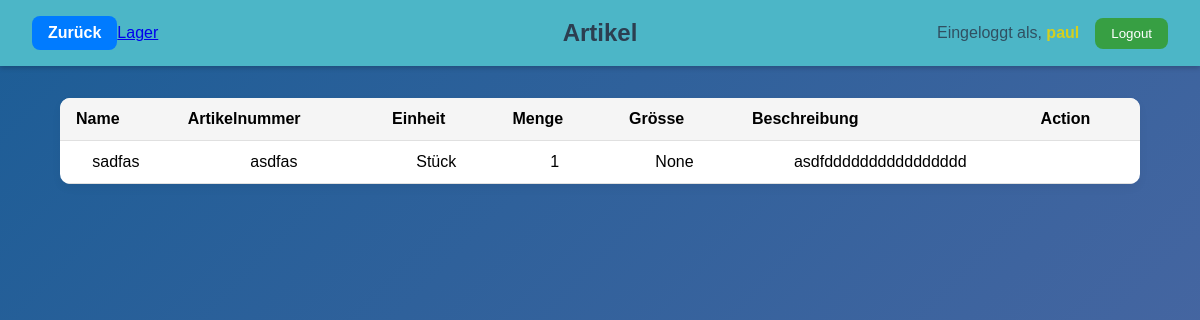
Screenshot of /items/ (signed in) with the database file from the repository.
### accounts/models.py (models this page shows)
class User(AbstractUser):
    is_approve = models.BooleanField(default=False)
    role = models.ForeignKey('Role', on_delete=models.PROTECT, null=True, blank=True)

### lager/models.py (models this page shows, shortened)
class Item(models.Model):
    name = models.CharField(max_length=100, verbose_name="Name")
    description = models.TextField(blank=True, null=True, verbose_name="Beschreibung")
    sku = models.CharField(max_length=50, unique=True, verbose_name="Artikelnummer")
    unit = models.CharField(max_length=50, default='Stück', verbose_name="Einheit", blank=True, null=True)
    quantity = models.IntegerField(default=1, verbose_name="Menge")
    size = models.CharField(max_length=10, verbose_name="Groesse", blank=True, null=True)

### lager/views.py (the view)
# urls.py: path("items/", views.item_list, name="item_list"),
@login_required
def item_list(request):
    items = Item.objects.all()
    return render(request, "lager/item.html", {"objects": items})

### lager/templates/lager/item.html (shortened to what this page needs)
{% extends "base.html" %}
{% load static %}
{% block extra_css %}
<link rel="stylesheet" href="{% static 'css/stock.css' %}">
{% endblock %}
{% block header %}
{% include 'includes/header.html' with header_name='Artikel'%}
{% endblock %}
{% block content %}
<div class="stock-container">
    <!DOCTYPE html>
    <html lang="de">
    <head>
    </head>
    <body>
    <table class="stock-table">
        <thead>
        <tr>
            <th>Name</th>
            <th>Artikelnummer</th>
            <th>Einheit</th>
            <th>Menge</th>
            <th>Grösse</th>
            <th>Beschreibung</th>
            <th>Action</th>
        </tr>
        </thead>
        <tbody>
        {% for obj in objects %}
        <tr>
            <td>{{ obj.name }}</td>
            <td>{{ obj.sku }}</td>
            <td>{{ obj.unit }}</td>
            <td>{{ obj.quantity }}</td>
            <td>{{ obj.size }}</td>
            <td>{{ obj.description }}</td>
            <td>
            </td>
        </tr>
        {% empty %}
        <tr>
            <td colspan="7" class="no-data">Keine Artikel vorhanden</td>
        </tr>
        {% endfor %}
        </tbody>
    </table>
    </body>
    </html>
</div>
{% endblock %}

### templates/includes/header.html (shortened to what this page needs)
{% load static %}
<link rel="stylesheet" href="{% static 'css/header.css' %}">
<header class="app-header">
    <div class="header-left">
        <a href="javascript:history.back()" class="back-btn">Zurück</a>
        <a href="{% url 'lager_list' %}">Lager</a>
    </div>
    <div class="header-center">
        <h1 class="logo">{{ header_name|default:"Pfadi Lager" }}</h1>
    </div>
    <div class="header-right">
        {% if user.is_authenticated %}
        <span class="username">Eingeloggt als, <span class="username-highlight">{{ user.username }}</span></span>
        <form action="{% url 'logout' %}" method="post" class="logout-form">
            <button type="submit" class="logout-btn">Logout</button>
        </form>
        {% else %}
        <a href="{% url 'login' %}" class="login-link">Login</a>
        {% endif %}
    </div>
</header>

### static/css/styles.css (style rules this page uses)
html, body { height: 100%; margin: 0; padding: 0; font-family: Arial, sans-serif; background: linear-gradient(135deg, #1c5d96 0%, #5168a4 100%); background-attachment: fixed; background-repeat: no-repeat; background-size: cover; }
.username-highlight { color: #eed400; font-weight: 600; }

### static/css/stock.css (style rules this page uses)
.stock-container { max-width: 90%; margin: 2rem auto; text-align: center; }
.stock-table { width: 100%; border-collapse: collapse; background-color: #fff; box-shadow: 0 4px 10px rgba(0, 0, 0, 0.05); border-radius: 10px; overflow: hidden; }
.stock-table th, .stock-table td { padding: 0.75rem 1rem; border-bottom: 1px solid #e0e0e0; }
.stock-table th { background-color: #f5f5f5; font-weight: 600; text-align: left; }

### static/css/header.css (style rules this page uses)
.app-header { display: flex; justify-content: space-between; align-items: center; background-color: #4cb6c7; color: #2c3e50; padding: 1rem 2rem; box-shadow: 0 2px 5px rgba(0, 0, 0, 0.2); }
.app-header .header-left, .app-header .header-center, .app-header .header-right { display: flex; align-items: center; }
.app-header .header-left { flex: 1; }
.app-header .header-left .back-btn { text-decoration: none; background-color: #007BFF; color: white; padding: 0.5rem 1rem; border-radius: 8px; font-weight: bold; transition: background-color 0.3s ease; }
.app-header .header-center { flex: 1; justify-content: center; }
.app-header .header-center .logo { font-size: 1.5rem; font-weight: bold; margin: 0; text-align: center; }
.app-header .header-right { flex: 1; justify-content: flex-end; gap: 1rem; }
.app-header .header-right .username { font-size: 1rem; opacity: 0.85; }
.app-header .header-right .logout-form { display: inline; }
.app-header .header-right .logout-form .logout-btn { background-color: #379f43; border: none; color: #fff; padding: 0.5rem 1rem; border-radius: 8px; cursor: pointer; transition: background-color 0.3s ease; }

### rows the page displays
User: username "paul"
Item: name "sadfas", sku "asdfas", unit "Stück", quantity "1", size "None", description "asdfdddddddddddddddd"

### other values shown
{{ header_name|default:"Pfadi Lager" }} "Artikel"
